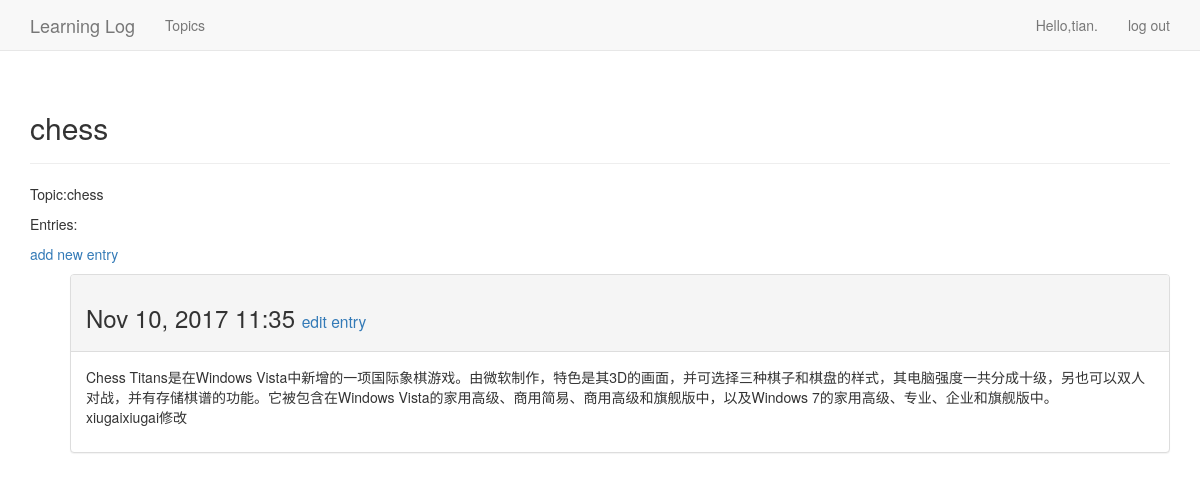
The page /topics/1/ (signed in) on the database its author committed.
### learning_logs/models.py (models this page shows, shortened)
class Topic(models.Model):
    text = models.CharField(max_length=200)
    date_added = models.DateTimeField(auto_now_add=True)
    owner = models.ForeignKey(User)  #建立到模型User的外键关系
    def __str__(self):
        return self.text

class Entry(models.Model):
    topic = models.ForeignKey(Topic)
    text = models.TextField()
    date_added = models.DateTimeField(auto_now_add=True)
    class Meta:
        verbose_name_plural = 'entries'

### learning_logs/views.py (the view)
# urls.py: url(r'^topics/(?P<topic_id>\d+)/$',views.topic,name='topic'),  #特定主页的详细页面
@login_required
def topic(request,topic_id):
    topic = Topic.objects.get(id=topic_id)  #用get()获取指定的（正确的）主题，topic_id用于存储从URL中获得的值
    if topic.owner != request.user:  #确认请求的主题属于当前用户
        raise Http404
    entries = topic.entry_set.order_by('-date_added')  #获取与主题相关联的条目，按降序排列（先显示最近的条目）
    context = {'topic':topic, 'entries':entries}  #将主题和条目存储在字典中
    return render(request,'learning_logs/topic.html',context)  #将字典发送给模板topic.html

### learning_logs/templates/learning_logs/topic.html
{% extends 'learning_logs/base.html' %}
{% block header %}
    <h2>{{ topic }}</h2>
{% endblock header %}
{% block content %}
  <p>Topic:{{topic}}</p>
  <p>Entries:</p>
  <p>
    <a href="{% url 'learning_logs:new_entry' topic.id %}">add new entry</a>
  </p>
  <ul>
    {% for entry in entries %}
        <div class="panel panel-default">
            <div class="panel-heading">
                <h3>
                    {{ entry.date_added|date:'M d, Y H:i' }}
                    <small>
                        <a href="{% url 'learning_logs:edit_entry' entry.id %}">
                        edit entry</a>
                    </small>
                </h3>
            </div>
            <div class ="panel-body">
            {{ entry.text|linebreaks }}
            </div>
        </div>
    {%empty%}
        There are no entries for this topic yet.
    {%endfor%}
  </ul>
{% endblock content %}

### learning_logs/templates/learning_logs/base.html (shortened to what this page needs)
{% load bootstrap3 %}
<!DOCTYPE html>
<html lang="en">
  <head>
    {% bootstrap_css %}
  </head>
  <body>
    <nav class="navbar navbar-default navbar-static-top">
      <div class="container">
        <div class="navbar-header">
          <a class="navbar-brand" href="{% url 'learning_logs:index'%}">
          Learning Log</a>
        </div>
        <div id="navbar" class="navbar-collapse collapse">
          <ul class="nav navbar-nav">
            <li><a href="{% url 'learning_logs:topics' %}">Topics</a></li>
          </ul>
          <ul class="nav navbar-nav navbar-right">
            {%if user.is_authenticated %}
              <li><a>Hello,{{ user.username }}.</a></li>
              <li><a href="{% url 'users:logout' %}">log out</a></li>
            {% else %}
              <li><a href="{% url 'users:register' %}">register</a></li>
              <li><a href="{% url 'users:login' %}">log in</a></li>
            {% endif %}
          </ul>
        </div>
      </div>
    </nav>
    <div class="container">
      <div class="page-header">
        {% block header %}{% endblock header %}
      </div>
      <div>
        {% block content %}{% endblock content %}
      </div>
    </div>
  </body>
</html>

### rows shown on the page
Topic: text "chess"
Entry: date_added "Nov 10, 2017 11:35", text "Chess Titans是在Windows Vista中新增的一项国际象棋游戏。由微软制作，特色是其3D的画面，并可选择三种棋子和棋盘的样式，其电脑强度一共分成十级，另也可以双人对战，并有存储棋谱的功能。它被包含在Windows Vista的家用高级、商用简易、商用高级和旗舰版中，以及Windows 7的家用高级、专业、企业和旗舰版中。 xiugaixiugai修改"

### other values the page prints
{{ user.username }} "tian"
